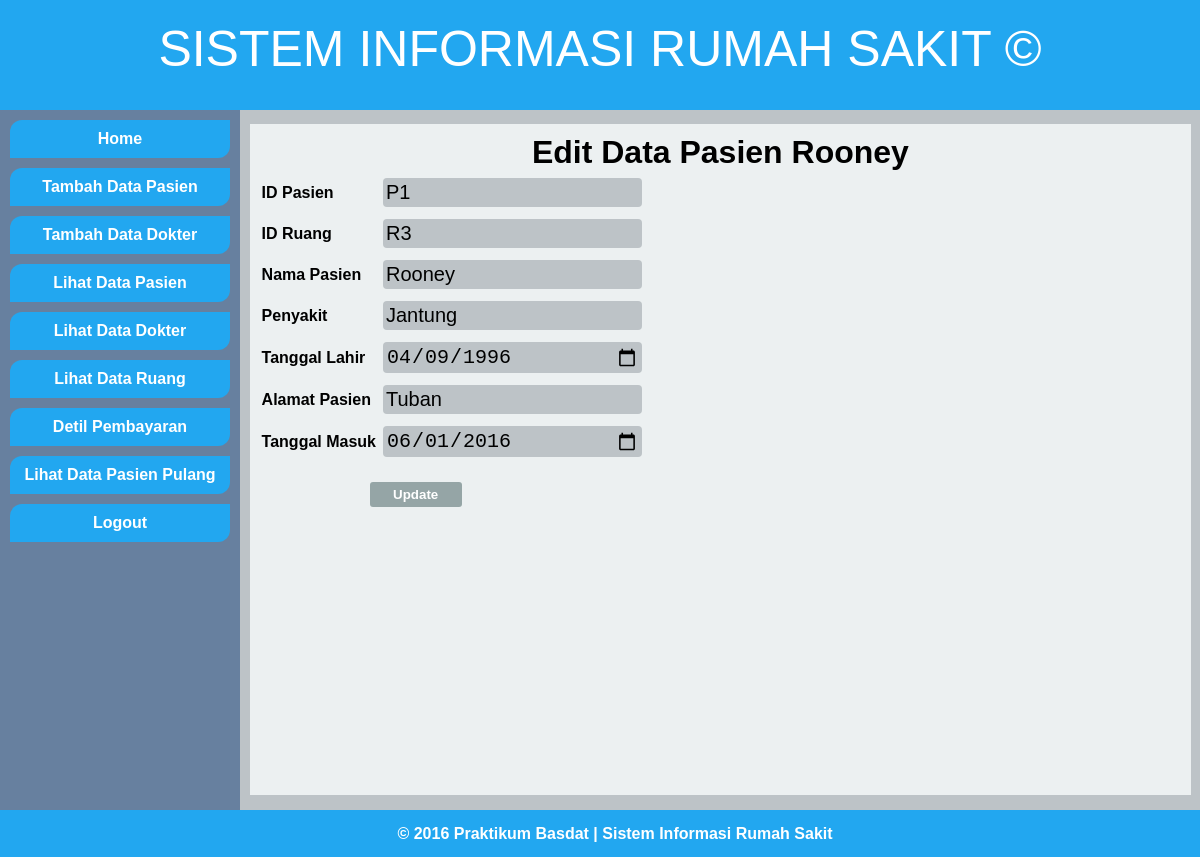
Screenshot of /Admin/proses/aksi data.php?page=edit-pasien&ID_PASIEN=P1 with the database file from the repository.
### tables this page shows
CREATE TABLE `pasien` (
  `ID_PASIEN` varchar(30) NOT NULL,
  `ID_RUANG` varchar(30) DEFAULT NULL,
  `NAMA_PASIEN` varchar(30) DEFAULT NULL,
  `PENYAKIT` varchar(30) NOT NULL,
  `TGL_LAHIR` date DEFAULT NULL,
  `ALAMAT` varchar(30) DEFAULT NULL,
  `TGL_MASUK` date DEFAULT NULL
);

### Admin/menu/edit pasien.php (the view, shortened to what this page needs)
<!DOCTYPE html>
<html>
<head>
	<link rel="stylesheet" type="text/css" href="../../Tampilan/tampilan admin.css">
	<link rel="stylesheet" type="text/css" href="../../Tampilan/tambah data.css">
</head>
<body>
	<?php
	if (isset($_GET['ID_PASIEN'])) {
		$ID_PASIEN = $_GET['ID_PASIEN'];
	} else {
		header('Location: lihat pasien.php');
	}
	$query = "SELECT * FROM pasien WHERE ID_PASIEN = '$ID_PASIEN'";
	$sql = mysql_query ($query);
	$hasil = mysql_fetch_array ($sql);
	$ID_PASIEN = $hasil['ID_PASIEN'];
	$ID_RUANG = $hasil['ID_RUANG'];
	$NAMA_PASIEN = $hasil['NAMA_PASIEN'];
	$PENYAKIT = $hasil['PENYAKIT'];
	$TGL_LAHIR = $hasil['TGL_LAHIR'];
	$ALAMAT= $hasil['ALAMAT'];
	$TGL_MASUK=$hasil['TGL_MASUK'];
	?>
	<div class="main">
		<div class="header">SISTEM INFORMASI RUMAH SAKIT &copy;</div>
		<div class="sidebar">
			<div class="menu">
				<ul>
					<li><a href="../main menu.php">Home</a></li>
					<li><a href="../menu/tambah pasien.php">Tambah Data Pasien</a></li>
					<li><a href="../menu/tambah dokter.php">Tambah Data Dokter</a></li>
					<li><a href="../menu/lihat pasien.php"> Lihat Data Pasien </a></li>
					<li><a href="../menu/lihat dokter.php"> Lihat Data Dokter </a></li>
					<li><a href="../menu/lihat ruang.php"> Lihat Data Ruang </a></li>
					<li><a href="../menu/detil pembayaran.php"> Detil Pembayaran </a></li>
					<li><a href="../menu/pasien pulang.php"> Lihat Data Pasien Pulang </a></li>
					<li><a href="../index.php">Logout</a></li>
				</ul>
			</div>
		</div>
		<div class="center">
			<form action="" method="POST" class="form-tambah" name="edit">
				<h1 align="center">Edit Data Pasien <?php echo $NAMA_PASIEN; ?></h1>
				<table>
					<tr >
						<td>ID Pasien </td>
						<td><input type="text" name="ID_PASIEN"  value="<?php echo $ID_PASIEN; ?>" class="tabel-input" ><br></td>
					</tr>
					<tr >
						<td>ID Ruang </td>
						<td><input type="text" name="ID_RUANG"  value="<?php echo $ID_RUANG; ?>" class="tabel-input" ><br></td>
					</tr>
					<tr>
						<td>Nama Pasien</td>
						<td><input type="text" name="NAMA_PASIEN" value="<?php echo $NAMA_PASIEN; ?>" class="tabel-input"><br></td>
					</tr>
					<td>Penyakit</td>
						<td><input type="text" name="PENYAKIT" value="<?php echo $PENYAKIT; ?>" class="tabel-input"><br></td>
					<tr>
						<td>Tanggal Lahir</td>
						<td><input type="date" name="TGL_LAHIR" value="<?php echo $TGL_LAHIR; ?>"class="tabel-input"><br></td>
					</tr>
					<tr>
						<td>Alamat Pasien</td>
						<td><input type="text" name="ALAMAT" value="<?php echo $ALAMAT; ?>" class="tabel-input"><br></td>
					</tr>
					<tr>
						<td>Tanggal Masuk</td>
						<td><input type="date" name="TGL_MASUK" value="<?php echo $TGL_MASUK; ?>" class="tabel-input"><br></td>
					</tr>
				</table>
				<a href="edit pasien.php"><button type="submit" name="edit" class="tombol-tambah-dokter">Update</button></a>
			</form>
		</div>
		<div class="footer">
			<p>&copy; 2016 Praktikum Basdat | Sistem Informasi Rumah Sakit</p>
		</div>
	</div>
</body>
</html>

### Tampilan/tampilan admin.css (style rules this page uses)
* { margin: 0; padding: 0; }
.main { width: 100%; margin: 0 auto; overflow: hidden; font-family:Arial; }
.header { width: 100%; height: 90px; background:rgba(34, 167, 240,1); text-align: center; font-size: 50px; padding-top: 20px; color: #ffffff; }
.sidebar { width: 20%; height: 700px; background:rgba(103, 128, 159,1); float: left; }
.menu { margin-top: 10px; height: 500px; }
.menu li { background:rgba(34, 167, 240,1); margin: 10px; list-style: none; padding: 10px; text-align: center; -webkit-border-radius: 12px 0 12px 0; }
.menu a { text-decoration: none; font-weight: bolder; font-family:Arial; color: #ffffff; }
.center { width: 80%; height: 700px; background:rgba(189, 195, 199,1.0); float: left; font-weight: bolder; }
.footer { width: 100%; height: 17px; background:rgba(34, 167, 240,1); font-weight: bolder; font-family:Arial; clear: both; padding: 15px; }
.footer p { text-align: center; color: #ffffff; }

### Tampilan/tambah data.css (style rules this page uses)
.form-tambah { position: relative; width: 96%; height: 93%; background: #ecf0f1; top: 2%; left: 1%; padding: 10px; }
.tombol-tambah-dokter { background: #95a5a6; border: none; padding: 5px; font-weight: bolder; margin: 2% 0 0 110px; color:#ffffff; width: 10%; -webkit-border-radius: 3px 3px 3px 3px; }
.tabel-input { font-size: 20px; margin: 5px; padding: 3px; border: none; background:rgba(189, 195, 199,1.0); width: 90%; height: 80%; -webkit-border-radius: 4px 4px 4px 4px; }

### rows the page displays
pasien: NAMA_PASIEN "Rooney", ID_PASIEN "P1", ID_RUANG "R3", PENYAKIT "Jantung", TGL_LAHIR "04/09/1996", ALAMAT "Tuban", TGL_MASUK "06/01/2016"
